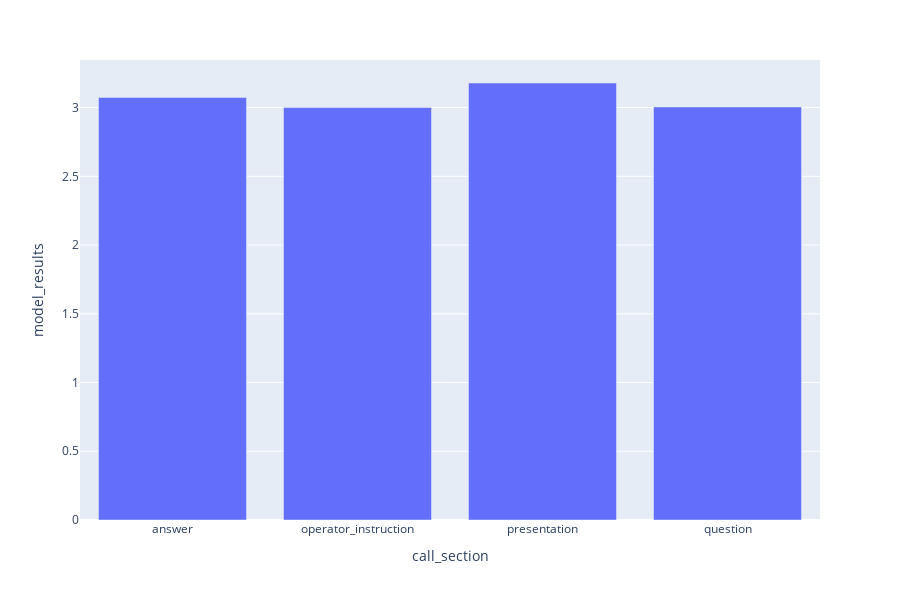

The code cell stored with this chart in its notebook:
### Code cell
our_bars=our_bars.reset_index()
fig2 = px.bar(our_bars,x='call_section', y='model_results')
fig2.show()

### Figure 1 — Plotly figure (JSON) as saved in the notebook; plotly's stock layout.template omitted (floating-point values rounded to 4 significant figures)
{"data": [{"alignmentgroup": "True", "hoverlabel": {"namelength": 0}, "hovertemplate": "call_section=%{x}<br>model_results=%{y}", "legendgroup": "", "marker": {"color": "#636efa"}, "name": "", "offsetgroup": "", "orientation": "v", "showlegend": false, "textposition": "auto", "type": "bar", "x": ["answer", "operator_instruction", "presentation", "question"], "xaxis": "x", "y": [3.074, 3, 3.179, 3.005], "yaxis": "y"}], "layout": {"barmode": "relative", "height": 600, "legend": {"tracegroupgap": 0}, "margin": {"t": 60}, "xaxis": {"anchor": "y", "domain": [0, 1], "title": {"text": "call_section"}}, "yaxis": {"anchor": "x", "domain": [0, 1], "title": {"text": "model_results"}}}}
